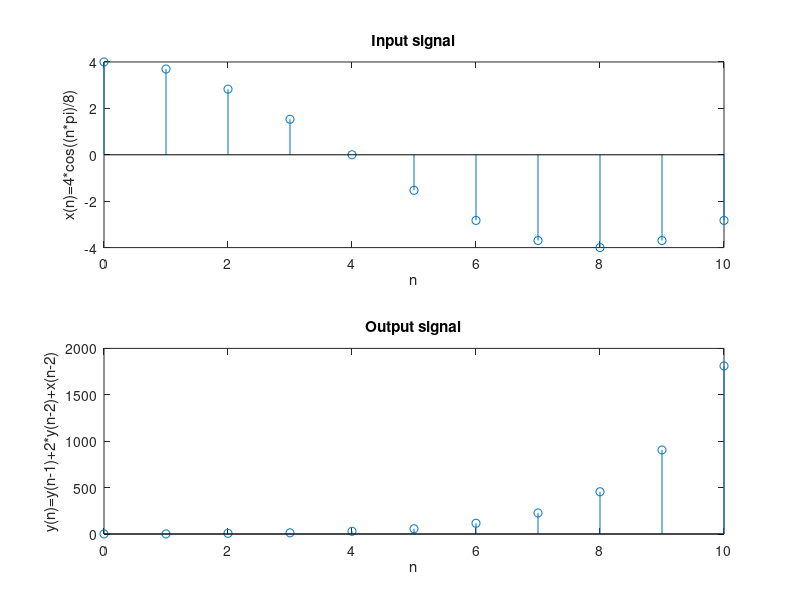
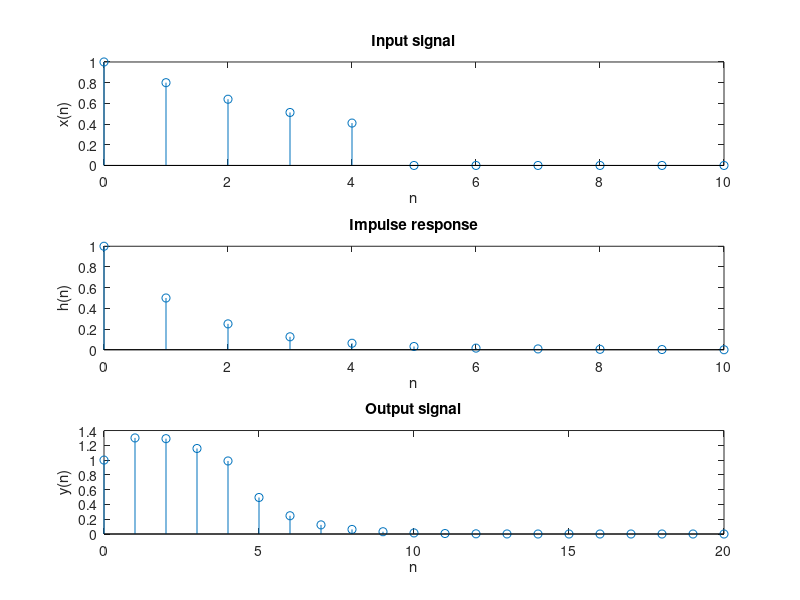

Reproduce these figures in MATLAB, in order.
%%LTI	systems:	difference	equations	and	the	convolution	sum
clc
clear all
close all
%% 1.1 Solving the	difference	equation
n=0:10; %interval from 0 to 10
%define y(0) and y(1), matlab does not have index 0, so they are shifted
%one index
y(0+1)=1;  
y(1+1)=1; 
x=4*cos(n*pi/8); %define x(n)
%define y(n)
for i=(2+1):11
    y(i)=y(i-1)+2*y(i-2)+x(i-2)
end

subplot(2,1,1)
stem(n, x);   
title("Input signal");
xlabel("n");
ylabel("x(n)=4*cos((n*pi)/8)");
subplot(2,1,2)
stem(n, y);
title("Output signal");
xlabel("n");
ylabel("y(n)=y(n-1)+2*y(n-2)+x(n-2)");

%% 1.2 Solving the	difference	equation
n2=0:10; %interval of n from 0 to 10

%Define input signal x(n),impuse response h(n) and output signal
%y(n) as the convolution of x(n) and h(n) 
x2=(0.8.^n2).*(ones(1,11)-[zeros(1,5) ones(1,11-5)]); 
h2=(0.5.^n2).*(ones(1,11)-[zeros(1,10) ones(1,11-10)]);
y2=conv(x2,h2);

figure
subplot(3,1,1)
stem(n2, x2);
title("Input signal");
xlabel("n");
ylabel("x(n)");
subplot(3,1,2)
stem(n2, h2);
title("Impulse response");
xlabel("n");
ylabel("h(n)");
subplot(3,1,3)
stem(0:(length(y2)-1), y2);
title("Output signal");
xlabel("n");
ylabel("y(n)");